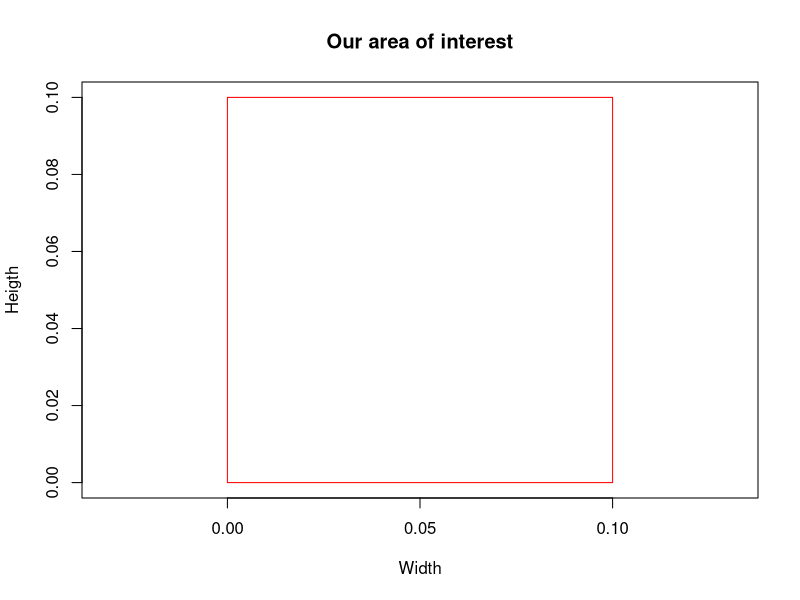
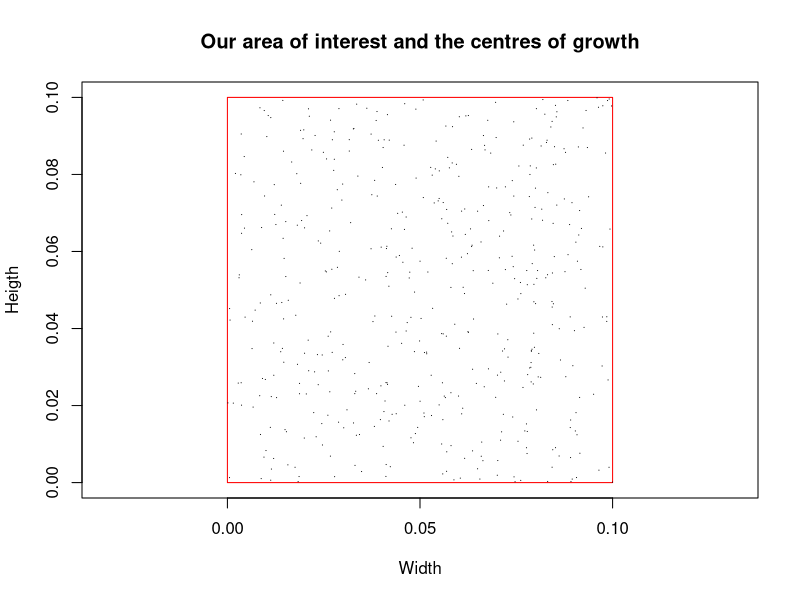
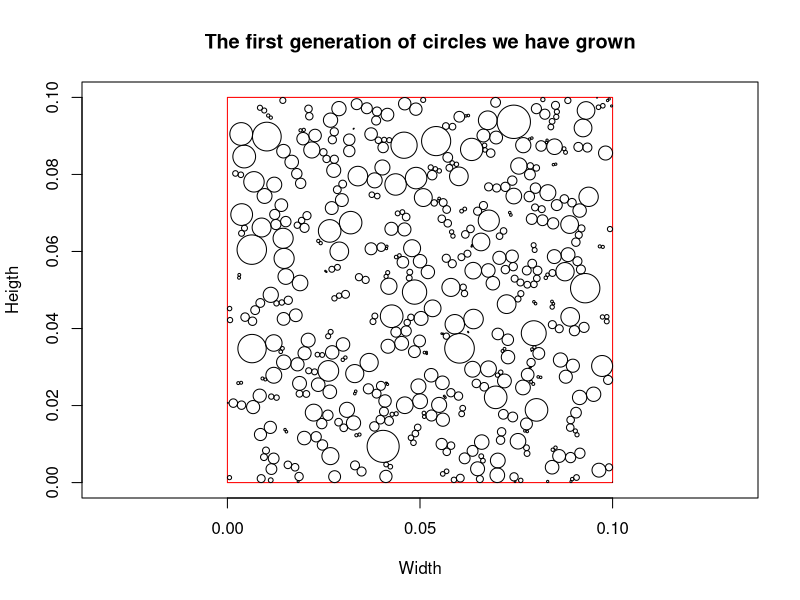
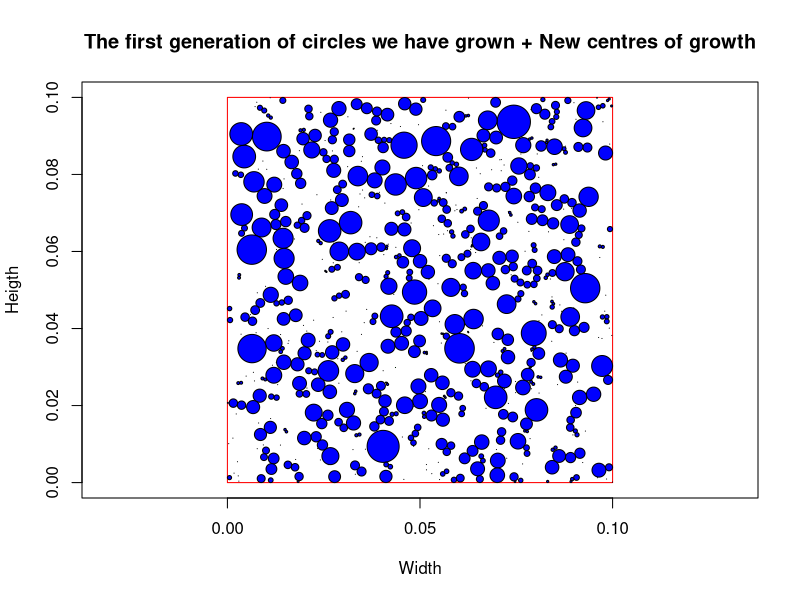
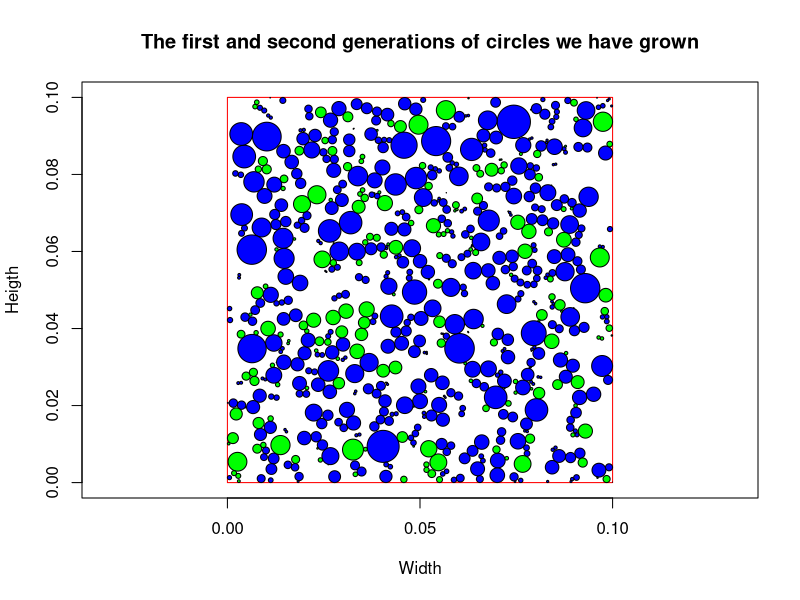
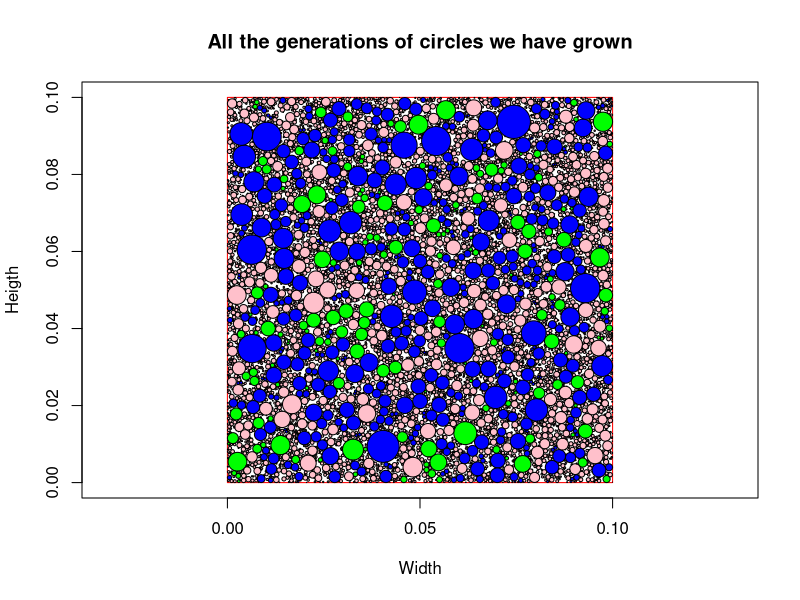

R code for these plots, in order:
## ---- chunk 1
# Planar void ratio as a %
target_planar_void_ratio <- 27

## ---- chunk 2
# All sizes in metres (m)
origin_of_cartesian_axes <- 0 # This is just for reference

# Width of the rectangle
rectangle_width <- 0.100

#Height of the rectangle
rectangle_height <- 0.100

## ---- chunk 3
plot(c(origin_of_cartesian_axes, rectangle_width), c(origin_of_cartesian_axes, rectangle_height), type = "n", main="Our area of interest", xlab="Width", ylab="Heigth", asp=1)

rect(origin_of_cartesian_axes, origin_of_cartesian_axes, origin_of_cartesian_axes+rectangle_width, origin_of_cartesian_axes+rectangle_height, col = "white", border="red")
## ---- chunk 4
# Number of particles in the first generation seeded
number_of_particles <- 500

# Maximum size of a particle (m)
maximum_radius <- 0.07

# Initial size of the particles in metres (m)
minimum_radius_seeded <- 0.1e-4
## ---- chunk 5
# Initialisation of variables
centre <- cbind(rep(0, number_of_particles), rep(0, number_of_particles))
radius <- c(rep(0, number_of_particles))

# Generation of a vector of radii, one row for each particle
radius <- minimum_radius_seeded*c(rep(1, number_of_particles))

# Generation of the centres with random positions, one row for each particle
centre[,1] <- minimum_radius_seeded+(rectangle_width-2*minimum_radius_seeded)*runif(number_of_particles)
centre[,2] <- minimum_radius_seeded+(rectangle_height-2*minimum_radius_seeded)*runif(number_of_particles)

## ---- chunk 6
plot(c(origin_of_cartesian_axes, rectangle_width), c(origin_of_cartesian_axes, rectangle_height), type = "n", main="Our area of interest and the centres of growth", xlab="Width", ylab="Heigth", asp=1)

rect(origin_of_cartesian_axes, origin_of_cartesian_axes, origin_of_cartesian_axes+rectangle_width, origin_of_cartesian_axes+rectangle_height, col = "white", border="red")

library(plotrix)
for(q in 1:(dim(centre)[1]-1)){
  draw.circle(centre[q,1], centre[q,2], radius[q])
}
## ---- chunk 7
# Beginning of the growth process
iteration <- 2
planar_void_ratio <- c(rep(100,20000))
planar_void_ratio[1] <- c(101)

while (planar_void_ratio[iteration] != planar_void_ratio[iteration-1] && planar_void_ratio[iteration]>target_planar_void_ratio){
  iteration=iteration+1;
  
  for (k in 1:number_of_particles){
    condition <- rep(13, 6)
    
    condition[1] <- sum(sqrt((centre[,1]-centre[k,1])^2+(centre[,2]-centre[k,2])^2)<(radius[k]+minimum_radius_seeded+radius))
    condition[2] <- (centre[k,1]+radius[k]+minimum_radius_seeded<rectangle_width)
    condition[3] <- (centre[k,1]-radius[k]-minimum_radius_seeded>origin_of_cartesian_axes)
    condition[4] <- (centre[k,2]+radius[k]+minimum_radius_seeded<rectangle_height)
    condition[5] <- (centre[k,2]-radius[k]-minimum_radius_seeded>origin_of_cartesian_axes)
    condition[6] <- (radius[k]+minimum_radius_seeded<=maximum_radius)
    
    # Logical condition: if all the conditions above are met, the particle k is allowed to grow
    can_it_grow <- condition[1]==1 && condition[2]==1 && condition[3]==1 && condition[4]==1 && condition[5]==1 && condition[6]==TRUE  
    
    # The radius of particle k is increased by "minimum_radius_seeded"
    if (can_it_grow==TRUE){     
      radius[k] <- radius[k]+minimum_radius_seeded
    }
    
  }
  
  # The planar void ratio is calculated for the current iteration    
  squared_sum_of_radii <- sum(radius[1:number_of_particles]^2) 
  planar_void_ratio[iteration] <- (rectangle_width*rectangle_height-pi*squared_sum_of_radii)/(rectangle_width*rectangle_height)*100
  
  if (planar_void_ratio[iteration] < target_planar_void_ratio){ 
    #% If the planar void ratio is lower than the target, the calculation must stop
    break
  }


}
## ---- chunk 8
plot(c(origin_of_cartesian_axes, rectangle_width), c(origin_of_cartesian_axes, rectangle_height), type = "n", main="The first generation of circles we have grown", xlab="Width", ylab="Heigth", asp=1)

rect(origin_of_cartesian_axes, origin_of_cartesian_axes, origin_of_cartesian_axes+rectangle_width, origin_of_cartesian_axes+rectangle_height, col = "white", border="red")

library(plotrix)
for(q in 1:(dim(centre)[1]-1)){
  draw.circle(centre[q,1], centre[q,2], radius[q])
}
## ---- chunk 9
# Generate new acceptable centres

starting_particles_before_new_generation <- dim(centre)[1]

start_generating_new_centres <- 1

while (start_generating_new_centres==1){

if(planar_void_ratio[iteration]>45){  
  new_centres_desired <- 200
}
if(planar_void_ratio[iteration]<45){
  new_centres_desired <- 400
}
if(planar_void_ratio[iteration]<35){
    new_centres_desired <- 600
}  

new_centres_accepted <- 0

while (new_centres_accepted<new_centres_desired){
  candidatex <- minimum_radius_seeded+(rectangle_width-2*minimum_radius_seeded)*runif(1)
  candidatey <- minimum_radius_seeded+(rectangle_height-2*minimum_radius_seeded)*runif(1)
  candidaterad <- minimum_radius_seeded
  candidate_centre <- cbind(candidatex, candidatey)
  centre <- rbind(centre, candidate_centre) # We hypothetically add the candidate centre to the "centre" matrix. This allows us to use vector operations in the conditions below
  radius <- c(radius, candidaterad)
  
  condition <- rep(13, 3)

  k = dim(centre)[1]
  
  condition[1] <- sum((sqrt((centre[,1]-centre[nrow(centre),1])^2+(centre[,2]-centre[nrow(centre),2])^2))<(candidaterad+minimum_radius_seeded+radius))
  condition[2] <- (candidatex+candidaterad+minimum_radius_seeded<rectangle_width)
  condition[3] <- (candidatex-candidaterad-minimum_radius_seeded>origin_of_cartesian_axes)
  condition[4] <- (candidatey+candidaterad+minimum_radius_seeded<rectangle_height)
  condition[5] <- (candidatey-candidaterad-minimum_radius_seeded>origin_of_cartesian_axes)
  condition[6] <- (candidaterad+minimum_radius_seeded<=maximum_radius)
  
  is_it_acceptable <- condition[1]==1 && condition[2]==1 && condition[3]==1 && condition[4]==1 && condition[5]==1 && condition[6]==TRUE  

  if (is_it_acceptable==TRUE){
    new_centres_accepted <- new_centres_accepted + 1
    }else{
    centre<-(centre[-nrow(centre),]) # If the centre is not acceptable based on the conditions set, we remove the last row of the "centre" matrix, where it was stored hypothetically
    radius <- radius[1:(length(radius)-1)] # The same is true for any unwanted radius
    }
  
  }

start_generating_new_centres <- 0 # Stop generating new centres, as we have reached the number desired

}

## ---- chunk 10
plot(c(origin_of_cartesian_axes, rectangle_width), c(origin_of_cartesian_axes, rectangle_height), type = "n", main="The first generation of circles we have grown + New centres of growth", xlab="Width", ylab="Heigth", asp=1)

rect(origin_of_cartesian_axes, origin_of_cartesian_axes, origin_of_cartesian_axes+rectangle_width, origin_of_cartesian_axes+rectangle_height, col = "white", border="red")

library(plotrix)
for(q in 1:starting_particles_before_new_generation){
  draw.circle(centre[q,1], centre[q,2], radius[q], col="blue")
}
for(q in (starting_particles_before_new_generation+1):(dim(centre)[1]-1)){
  draw.circle(centre[q,1], centre[q,2], radius[q], col="green")
}

## ---- chunk 11
# Grow the new centres

iteration <- iteration+1
planar_void_ratio[iteration] <- 100 #Resetting this for the next calculation

while (planar_void_ratio[iteration] > target_planar_void_ratio && start_generating_new_centres==0){
  
  iteration <- iteration+1 
  
  for (k in (starting_particles_before_new_generation+1):dim(centre)[1]){
    condition <- rep(13, 6)
    condition[1] <- sum(sqrt((centre[,1]-centre[k,1])^2+(centre[,2]-centre[k,2])^2)<(radius[k]+minimum_radius_seeded+radius))
    condition[2] <- (centre[k,1]+radius[k]+minimum_radius_seeded<rectangle_width)
    condition[3] <- (centre[k,1]-radius[k]-minimum_radius_seeded>origin_of_cartesian_axes)
    condition[4] <- (centre[k,2]+radius[k]+minimum_radius_seeded<rectangle_height)
    condition[5] <- (centre[k,2]-radius[k]-minimum_radius_seeded>origin_of_cartesian_axes)
    condition[6] <- (radius[k]+minimum_radius_seeded<=maximum_radius)
    can_it_grow <- condition[1]==1 && condition[2]==1 && condition[3]==1 && condition[4]==1 && condition[5]==1 && condition[6]==TRUE  
    if (can_it_grow==TRUE){     
      radius[k] <- radius[k]+minimum_radius_seeded
    }
  }
  
  squared_sum_of_radii <- sum(radius[1:dim(centre)[1]]^2) 
  planar_void_ratio[iteration] <- (rectangle_width*rectangle_height-pi*squared_sum_of_radii)/(rectangle_width*rectangle_height)*100
  
  if (planar_void_ratio[iteration] < target_planar_void_ratio){
    start_generating_new_centres <- 0
    break
  }
  
  if(planar_void_ratio[iteration] == planar_void_ratio[iteration-1]){
    start_generating_new_centres <- 1
  }
  
} 

## ---- chunk 12
plot(c(origin_of_cartesian_axes, rectangle_width), c(origin_of_cartesian_axes, rectangle_height), type = "n", main="The first and second generations of circles we have grown", xlab="Width", ylab="Heigth", asp=1)

rect(origin_of_cartesian_axes, origin_of_cartesian_axes, origin_of_cartesian_axes+rectangle_width, origin_of_cartesian_axes+rectangle_height, col = "white", border="red")

library(plotrix)
for(q in 1:starting_particles_before_new_generation){
  draw.circle(centre[q,1], centre[q,2], radius[q], col="blue")
}
for(q in (starting_particles_before_new_generation+1):(dim(centre)[1]-1)){
  draw.circle(centre[q,1], centre[q,2], radius[q], col="green")
}
## ---- chunk 13

# Generate new acceptable centres
starting_particles_before_automated_loop <- dim(centre)[1]

start_generating_new_centres <- 1

while (start_generating_new_centres==1){

if(planar_void_ratio[iteration]>45){  
  new_centres_desired <- 200
}
if(planar_void_ratio[iteration]<45){
  new_centres_desired <- 400
}
if(planar_void_ratio[iteration]<35){
    new_centres_desired <- 600
}  

new_centres_accepted <- 0

while (new_centres_accepted<=new_centres_desired){
  candidatex <- minimum_radius_seeded+(rectangle_width-2*minimum_radius_seeded)*runif(1)
  candidatey <- minimum_radius_seeded+(rectangle_height-2*minimum_radius_seeded)*runif(1)
  candidaterad <- minimum_radius_seeded
  candidate_centre <- cbind(candidatex, candidatey)
  centre <- rbind(centre, candidate_centre) 
  radius <- c(radius, candidaterad)
  
  condition <- rep(13, 3)

  k = dim(centre)[1]
  
  condition[1] <- sum((sqrt((centre[,1]-centre[nrow(centre),1])^2+(centre[,2]-centre[nrow(centre),2])^2))<(candidaterad+minimum_radius_seeded+radius))
  condition[2] <- (candidatex+candidaterad+minimum_radius_seeded<rectangle_width)
  condition[3] <- (candidatex-candidaterad-minimum_radius_seeded>origin_of_cartesian_axes)
  condition[4] <- (candidatey+candidaterad+minimum_radius_seeded<rectangle_height)
  condition[5] <- (candidatey-candidaterad-minimum_radius_seeded>origin_of_cartesian_axes)
  condition[6] <- (candidaterad+minimum_radius_seeded<=maximum_radius)
  
  is_it_acceptable <- condition[1]==1 && condition[2]==1 && condition[3]==1 && condition[4]==1 && condition[5]==1 && condition[6]==TRUE  

  if (is_it_acceptable==TRUE){
    new_centres_accepted <- new_centres_accepted + 1
    }else{
    centre<-(centre[-nrow(centre),]) 
    radius <- radius[1:(length(radius)-1)]
    }
  
  }

start_generating_new_centres <- 0 # 
particles_to_grow <- dim(centre)[1]-starting_particles_before_automated_loop

# Grow the new centres

iteration <- iteration+1
planar_void_ratio[iteration] <- 100 #Resetting this for the next calculation

while (planar_void_ratio[iteration] > target_planar_void_ratio && start_generating_new_centres==0){
  
  iteration <- iteration+1 
  
  for (k in (particles_to_grow+1):dim(centre)[1]){
    condition <- rep(13, 6)
    condition[1] <- sum(sqrt((centre[,1]-centre[k,1])^2+(centre[,2]-centre[k,2])^2)<(radius[k]+minimum_radius_seeded+radius))
    condition[2] <- (centre[k,1]+radius[k]+minimum_radius_seeded<rectangle_width)
    condition[3] <- (centre[k,1]-radius[k]-minimum_radius_seeded>origin_of_cartesian_axes)
    condition[4] <- (centre[k,2]+radius[k]+minimum_radius_seeded<rectangle_height)
    condition[5] <- (centre[k,2]-radius[k]-minimum_radius_seeded>origin_of_cartesian_axes)
    condition[6] <- (radius[k]+minimum_radius_seeded<=maximum_radius)
    can_it_grow <- condition[1]==1 && condition[2]==1 && condition[3]==1 && condition[4]==1 && condition[5]==1 && condition[6]==TRUE  
    if (can_it_grow==TRUE){     
      radius[k] <- radius[k]+minimum_radius_seeded
    }
  }
  
  squared_sum_of_radii <- sum(radius[1:dim(centre)[1]]^2) 
  planar_void_ratio[iteration] <- (rectangle_width*rectangle_height-pi*squared_sum_of_radii)/(rectangle_width*rectangle_height)*100
  
  if (planar_void_ratio[iteration] < target_planar_void_ratio){ 
    start_generating_new_centres <- 0
    break
  }
  
  if(planar_void_ratio[iteration] == planar_void_ratio[iteration-1]){
    start_generating_new_centres <- 1
  }

  }

}
## ---- chunk 14
plot(c(origin_of_cartesian_axes, rectangle_width), c(origin_of_cartesian_axes, rectangle_height), type = "n", main="All the generations of circles we have grown", xlab="Width", ylab="Heigth", asp=1)

rect(origin_of_cartesian_axes, origin_of_cartesian_axes, origin_of_cartesian_axes+rectangle_width, origin_of_cartesian_axes+rectangle_height, col = "white", border="red")

library(plotrix)
for(q in 1:starting_particles_before_new_generation){
  draw.circle(centre[q,1], centre[q,2], radius[q], col="blue")
}
for(q in (starting_particles_before_new_generation+1):(starting_particles_before_automated_loop)){
  draw.circle(centre[q,1], centre[q,2], radius[q], col="green")
}
for(q in (starting_particles_before_automated_loop+1):(dim(centre)[1]-1)){
  draw.circle(centre[q,1], centre[q,2], radius[q], col="pink")
}

## ---- chunk 15
print(paste("We have created and grown", dim(centre)[1], "circles."))
print(paste("The first generation (blue) included", number_of_particles, "circles."))
print(paste("The second generation (green) included", (starting_particles_before_automated_loop-starting_particles_before_new_generation), "circles."))
print(paste("We have achieved a void % (i.e. the white space) of:", min(planar_void_ratio)))
